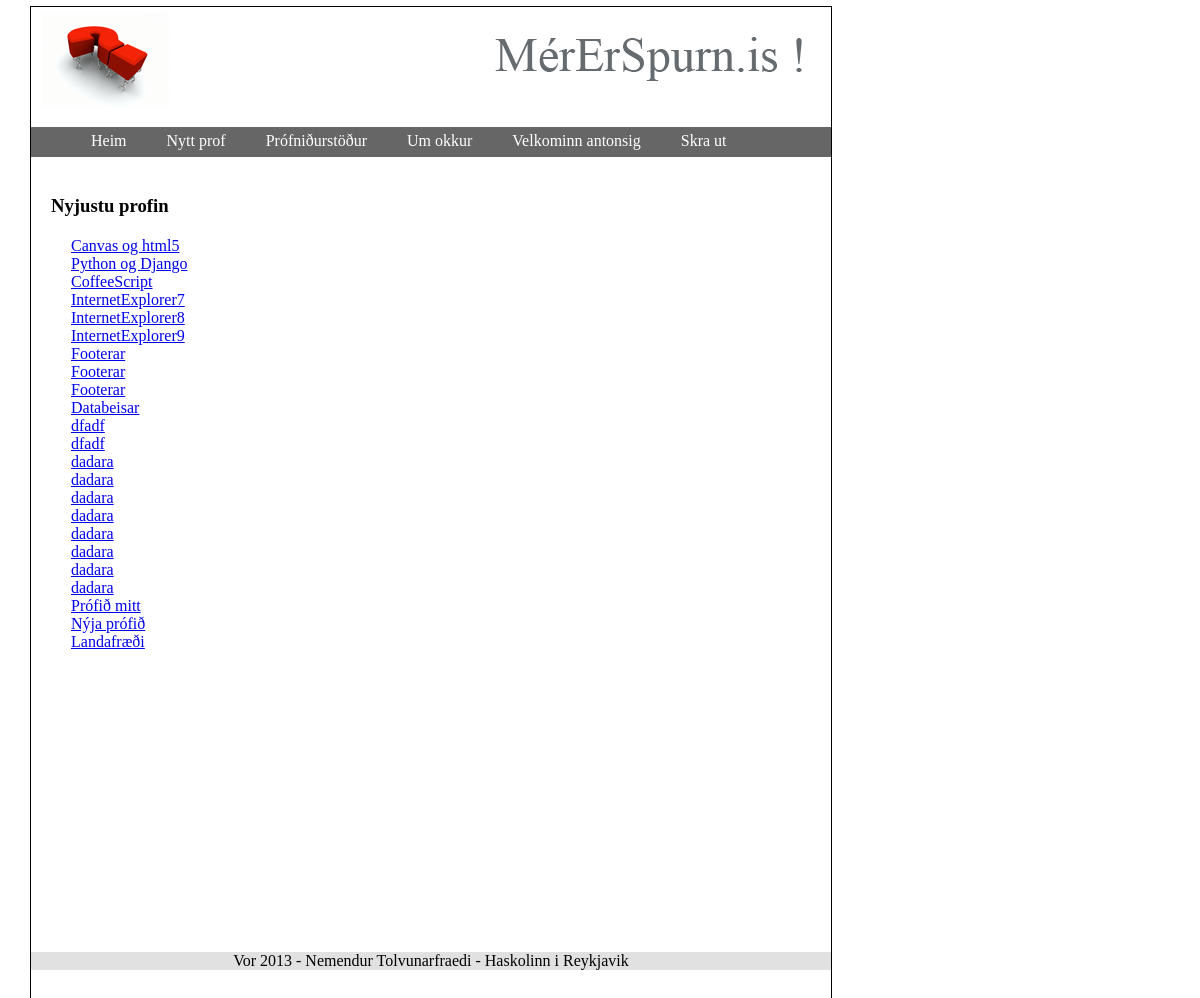
Screenshot of / (signed in) with the database file from the repository.
### Exams/models.py (models this page shows)
class Exams(models.Model):
    name = models.CharField(max_length= 50)
    date_created = models.DateField(auto_now=True)
    date_opened = models.DateField()
    date_closed = models.DateField()

### Exams/views.py (the view)
# urls.py: url(r'^$', 'Exams.views.index', name='index'),
def index(request):
    all_exams = Exams.objects.all()
    currentuser = request.user
    mod = {"all_exams" : all_exams, "u" : currentuser, "loginout" : '/logout', "l" : "LogOut"}
    return render_to_response("index.html", mod)

### MyTestSite/templates/index.html (shortened to what this page needs)
<!DOCTYPE html>
<html>
    <head>
    {% load staticfiles %}
    <link rel="stylesheet" type="text/css" href="{% static "scripts/exams.css" %}"/>
    </head>
    <body>
       <img src="{% static "images/header.png" %}" alt="MerErSpurn logoid">
    <div class="menu">
        <ul class="horiz">
            <li>
                <a href="{% url index %}">Heim</a>
            </li>
            <li>
                <a href="/createxam">Nytt prof</span></a>
            </li>
            <li>
                <a href="accounts/login/results.html">Pr&oacute;fni&eth;urst&ouml;&eth;ur</a>
            </li>
            <li>
                <a href="{% url about %}">Um okkur</a>
            </li>
                {% if u.is_authenticated %}
            <li>
                <a href="{% url login %}">Velkominn {{u}}</a>
            </li>
            <li>
                <a href="{{ loginout }}">Skra ut</a>
            </li>
                {% else %}
            <li>
                <a href="{% url login %}">Innskraning</a>
            </li>
                {% endif %}
        </ul>
    </div>
    <br/>
    {% block content %}
    <div class="top_exams">
    <h3>Nyjustu profin</h3>
        <ul>
            {% for exam in all_exams %}
            <li><a href="/exam/{{exam.id}}">{{exam.name}}</a></li>
            {% endfor %}
        </ul>
     <div>
     {% endblock %}
        <footer>Vor 2013 - Nemendur Tolvunarfraedi - Haskolinn i Reykjavik</footer>
    </body>
</html>

### MyTestSite/templates/scripts/exams.css (style rules this page uses)
body { border: 1px solid black; margin: 6px 30px 6px 30px; position: fixed; width: 800px; height: 1000px; }
h3 { margin: 20px; }
ul { margin-top: 0px; list-style: none; }
footer { text-align: center; background: #e1e1e1; position: fixed; bottom: 30px; width: 800px; }
.menu a { text-decoration: none; }
.menu { height: 30px; background: #666666; width: auto; }
.menu ul.horiz { margin-top: 0px; list-style-type: none; width: auto; heigth: 30px; }
.menu ul.horiz li { float: left; height: 30px; }
.menu ul.horiz li a { float: left; height: 30px; line-height: 27px; color: #ffffff; text-align: center; padding: 0 20px 0 20px; }

### rows the page displays
Exams: name "Canvas og html5"
Exams: name "Python og Django"
Exams: name "CoffeeScript"
Exams: name "InternetExplorer7"
Exams: name "InternetExplorer8"
Exams: name "InternetExplorer9"
Exams: name "Footerar"
Exams: name "Footerar"
Exams: name "Footerar"
Exams: name "Databeisar"
Exams: name "dfadf"
Exams: name "dfadf"
Exams: name "dadara"
Exams: name "dadara"
Exams: name "dadara"
Exams: name "dadara"
Exams: name "dadara"
Exams: name "dadara"
Exams: name "dadara"
Exams: name "dadara"
Exams: name "Prófið mitt"
Exams: name "Nýja prófið"
Exams: name "Landafræði"

### other values shown
{{ u }} "antonsig"
